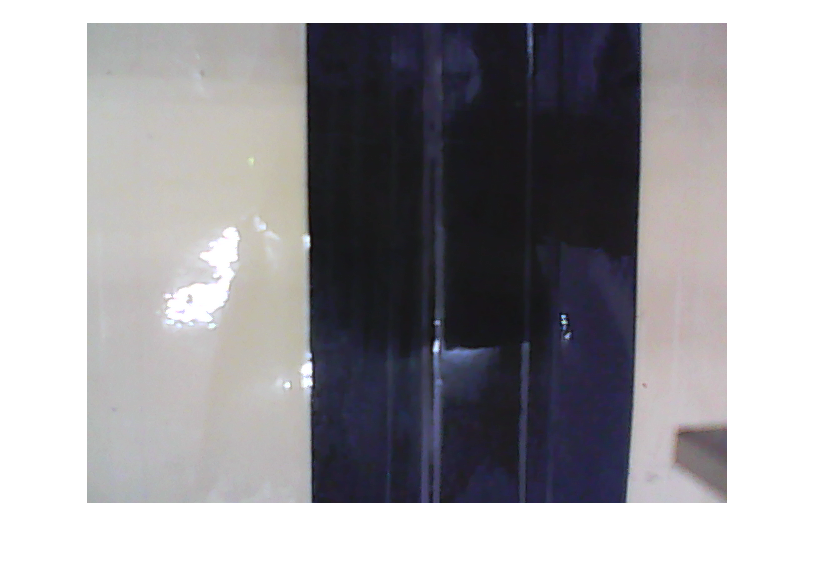
%> input picture LiChu/UNDOE/Matlab/road.png, 816 x 568 px
$ octave --eval "result = TEST;"   (GNU Octave 9; MATLAB toolbox functions it lacks are replaced by stand-ins)
%> lines starting %> are read from the running program, lines starting %| are printed output that depends on the picture; in (x1, y1, x2, y2) boxes, pixels count from 0 and x2, y2 are one past the last pixel; in counts of white or black regions, pixels touching at a corner belong together; the program's own positions count from 1
function [m,deg] = TEST()
I=imread('road.png');
%> I is the input picture: size 568x816x3 uint8; mean R, G, B 158.6, 157.2, 160.8

% 顏色處理
Ir = I(:,:,1);
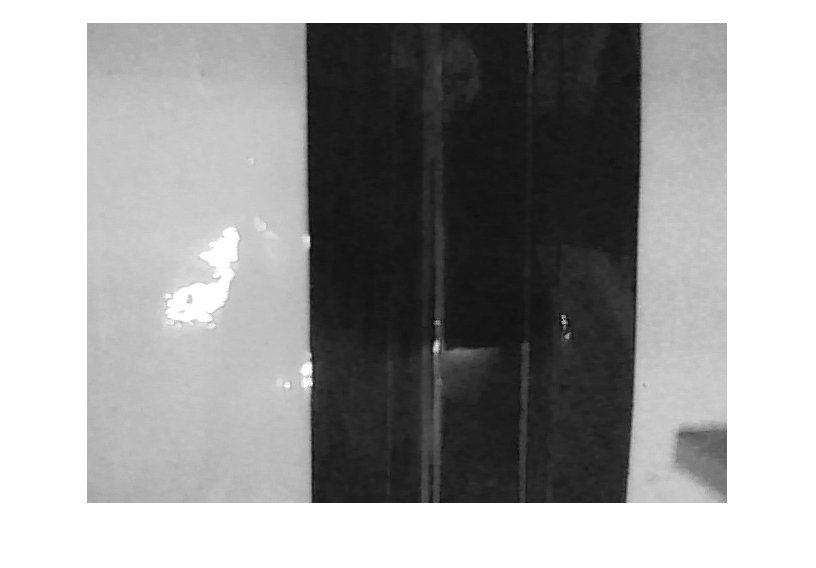
%> Ir: size 568x816 uint8; min 6, max 255, mean 158.6
Ig = I(:,:,2);
Ib = I(:,:,3);
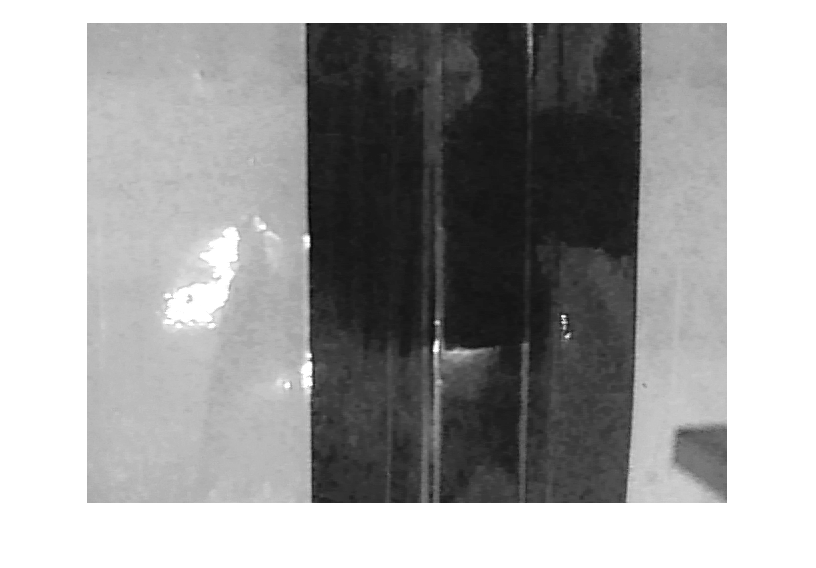
%> Ib: size 568x816 uint8; min 1, max 255, mean 160.8
Cr = 1;
Cg = 0;
Cb = 0;
Inew = Ir*Cr + Ib*Cb + Ig*Cg;

Inew=medfilt2(Inew,[5,5]);

% 影像處理
threshold = graythresh(Inew);
%> threshold = 0.506

    % Otsu's method to get a threshold that minimizes the intra-class variance
    % 大津演算法求閾值
bw = im2bw(Inew,threshold);
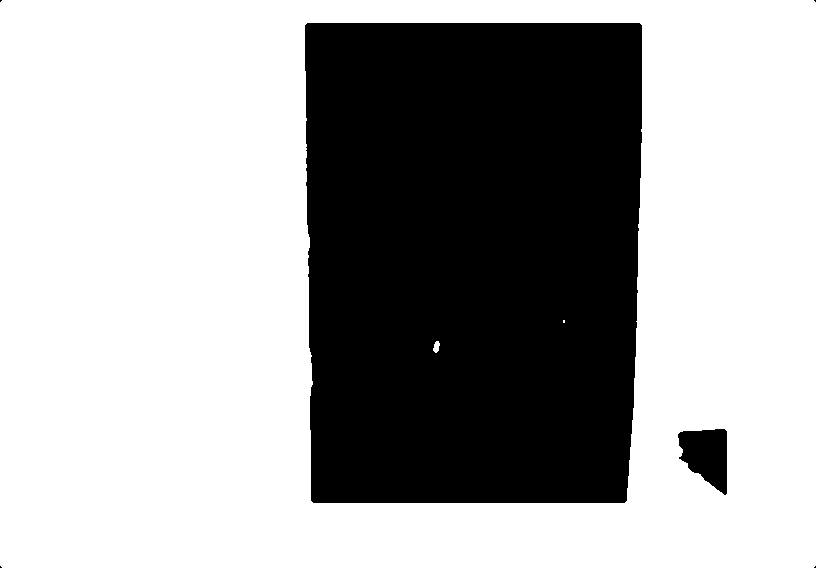
%> bw: size 568x816 logical; 65.5% white; 6 black regions (4 under 20 px), largest, box (x1, y1, x2, y2) and area: (305, 23, 642, 503) 157743, (678, 429, 727, 495) 2248
    % 依據閾值二值化
bw = imfill(~bw,'holes');
%> bw: size 568x816 logical; 34.5% white; 6 white regions (4 under 20 px), largest, box (x1, y1, x2, y2) and area: (305, 23, 642, 503) 157807, (678, 429, 727, 495) 2248
bw = bwareaopen(~bw,5000);
bw = bwareaopen(~bw,5000);
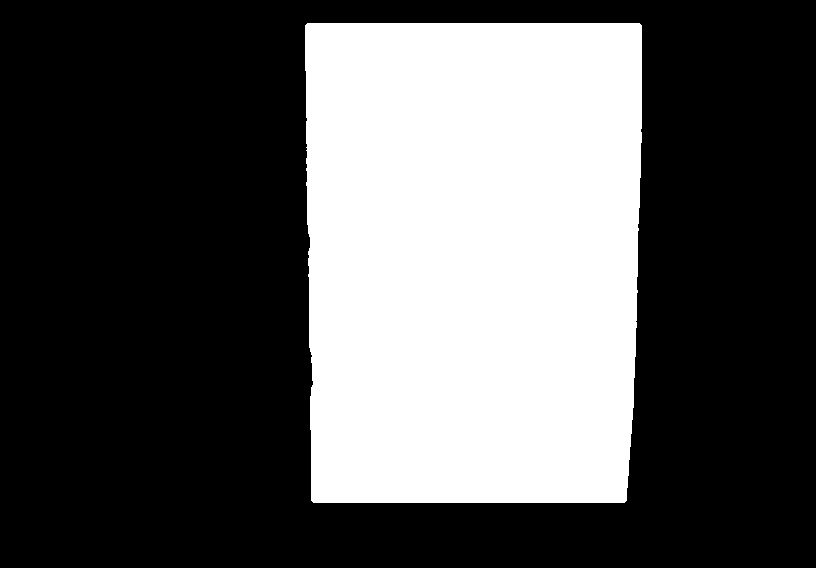
%> bw: size 568x816 logical; 34% white; 1 white region, box (x1, y1, x2, y2) and area: (305, 23, 642, 503) 157807
[B,L] = bwboundaries(bw,'noholes');
%> B = 1 boundary; box (x1, y1, x2, y2) and points: (305, 23, 642, 503) 1602

% Display the label matrix and draw each boundary
imshow(label2rgb(L, @jet, [.5 .5 .5]))
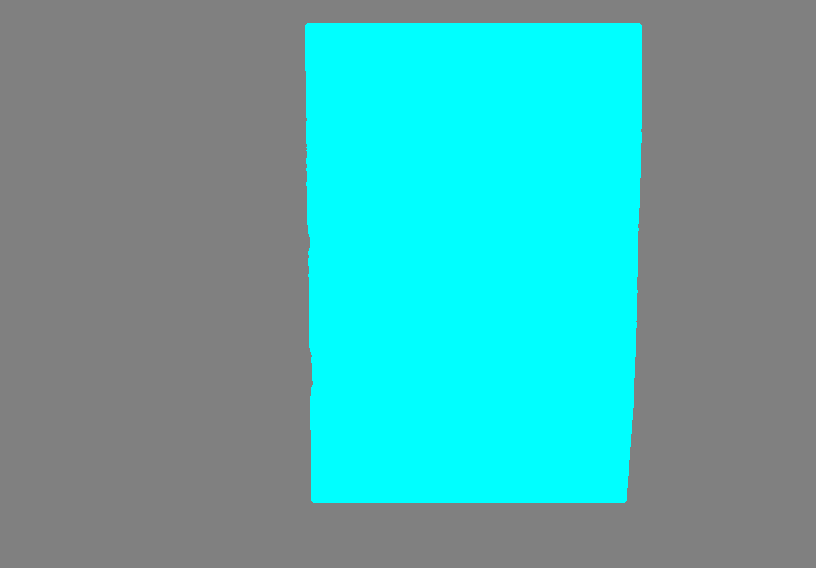
%> displayed picture: size 568x816x3, on the screen's scale of 0 to 255; mean R, G, B 84.4, 171.2, 171.2
hold on
for k = 1:length(B)
  boundary = B{k};
  plot(boundary(:,2), boundary(:,1), 'w', 'LineWidth', 2)
end
%> this loop made 1 pass

stats = regionprops(L,'Area','Centroid');
%> stats = 1 region; Area and Centroid: 157807 [473.3 260.8]
centroids = stats.Centroid;
%> centroids = [473.3 260.8]
plot(centroids(:,1),centroids(:,2), 'b*')

% figure(1);
% hold on
% plot(centroids(:,1),centroids(:,2), 'b*')
boundary = B{1};
%> boundary = 1602 rows, first 12: [26 306; 25 307; 24 308; 24 309; 24 310; 24 311; 24 312; 24 313; 24 314; 24 315; 24 316; 24 317]
tops = find( abs(boundary(:,2) - 642) == 0 );
%> tops = 115 values from 337 to 454
bottoms = find( abs(boundary(:,2) - 503) == 1 );
%> bottoms = [197; 199; 935; 937]

% plot(boundary(I,2), boundary(I,1), 'r*')

[M,I1] = max( boundary(:,2) - centroids(1)  +  boundary(:,1) - centroids(2) );
%> M = 393.9; I1 = 812
[M,I2] = min( boundary(:,2) - centroids(1)  +  boundary(:,1) + centroids(2) );
%> M = 119.5; I2 = 1
[M,I3] = max( boundary(:,2) + centroids(1)  -  boundary(:,1) + centroids(2) );
%> M = 1350.1; I3 = 335
[M,I4] = min( boundary(:,2) + centroids(1)  -  boundary(:,1) + centroids(2) );
%> M = 545.1; I4 = 1125
mid_top = [( boundary(I2,1) + boundary(I3,1) )/2 , ( boundary(I2,2) + boundary(I3,2) )/2];
%> mid_top = [25 473]
mid_bottom = [( boundary(I1,1) + boundary(I4,1) )/2 , ( boundary(I1,2) + boundary(I4,2) )/2];
%> mid_bottom = [502 470.5]

% [6 lines of commented-out code are left out]

m = (mid_top(1)-mid_bottom(1)) / (mid_top(2)-mid_bottom(2));
%> m = -190.8
deg = atan(1/m)* 180/pi;
%> deg = -0.3
x = centroids(1) -240
%> x = 233.3
y = centroids(2) -320
%> y = -59.17
%> `result = TEST;`:
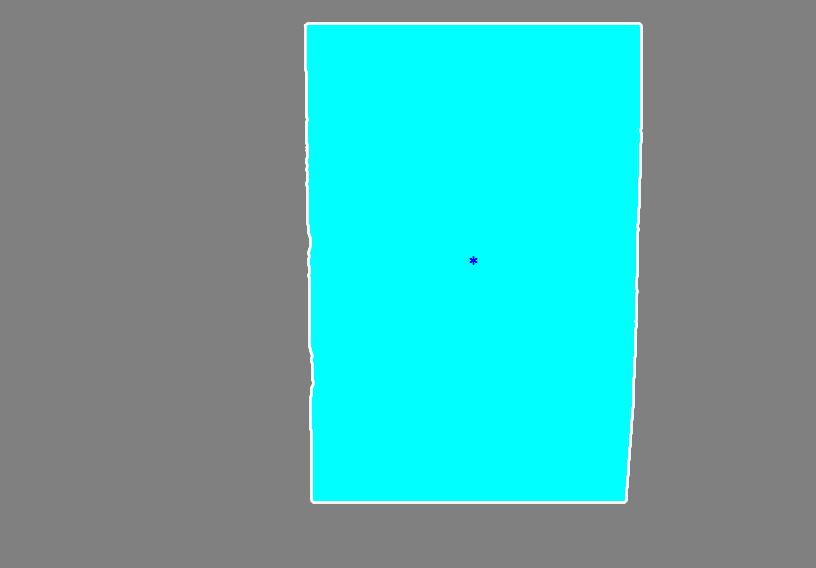
%> figure redrawn from the program's plot data
%> `result = TEST;`: result = -190.8

$ run again, with LiChu/UNDOE/Matlab/Identifying Round Objects/road2.png copied over LiChu/UNDOE/Matlab/road.png
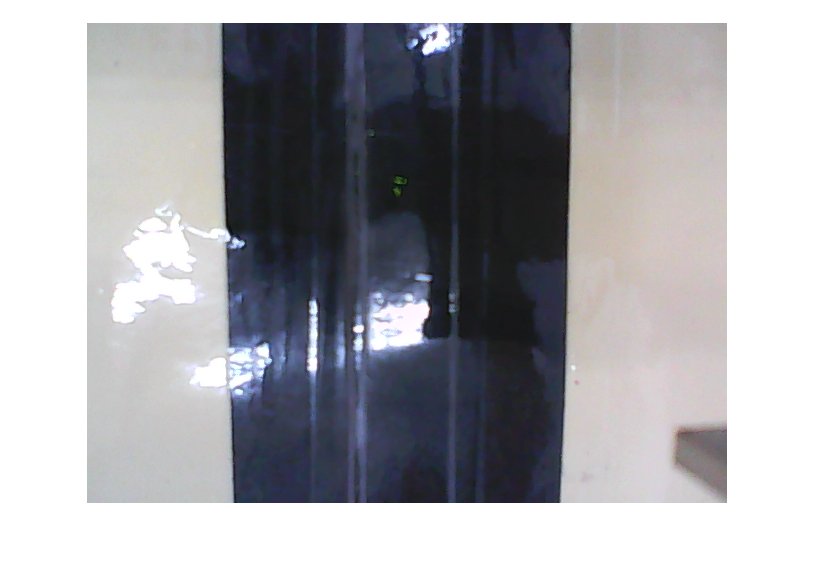
%> input picture LiChu/UNDOE/Matlab/Identifying Round Objects/road2.png, 816 x 568 px
%> in TEST, I is the input picture: size 568x816x3 uint8; mean R, G, B 165.1, 165.3, 169.7
%> threshold = 0.533
%> in TEST, `bw = bwareaopen(~bw,5000);`:
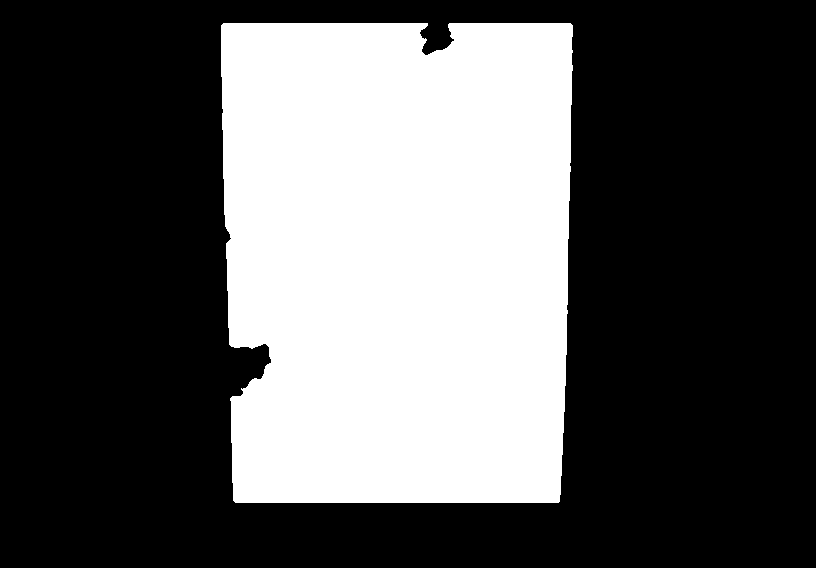
%> bw: size 568x816 logical; 34.9% white; 1 white region, box (x1, y1, x2, y2) and area: (221, 23, 573, 503) 161600
%> B = 1 boundary; box (x1, y1, x2, y2) and points: (221, 23, 573, 503) 1751
%> the loop in TEST, `for k = 1:length(B)` made 1 pass
%> stats = 1 region; Area and Centroid: 161600 [398.9 260.6]
%> centroids = [398.9 260.6]
%> boundary = 1751 rows, first 12: [26 222; 25 223; 24 224; 24 225; 24 226; 24 227; 24 228; 24 229; 24 230; 24 231; 24 232; 24 233]
%> tops = []
%> bottoms = [344; 346; 947; 949]
%> in TEST, `[M,I1] = max( boundary(:,2) - centroids(1)  +  boundary(:,1) - centroi..`: M = 402.5; I1 = 891
%> in TEST, `[M,I2] = min( boundary(:,2) - centroids(1)  +  boundary(:,1) + centroi..`: M = 109.7; I2 = 1
%> in TEST, `[M,I3] = max( boundary(:,2) + centroids(1)  -  boundary(:,1) + centroi..`: M = 1206.5; I3 = 413
%> in TEST, `[M,I4] = min( boundary(:,2) + centroids(1)  -  boundary(:,1) + centroi..`: M = 392.5; I4 = 1215
%> mid_top = [25 396.5]
%> mid_bottom = [502.5 398]
%> m = 318.3
%> deg = 0.18
%> x = 158.9
%> y = -59.39
%> `result = TEST;`:
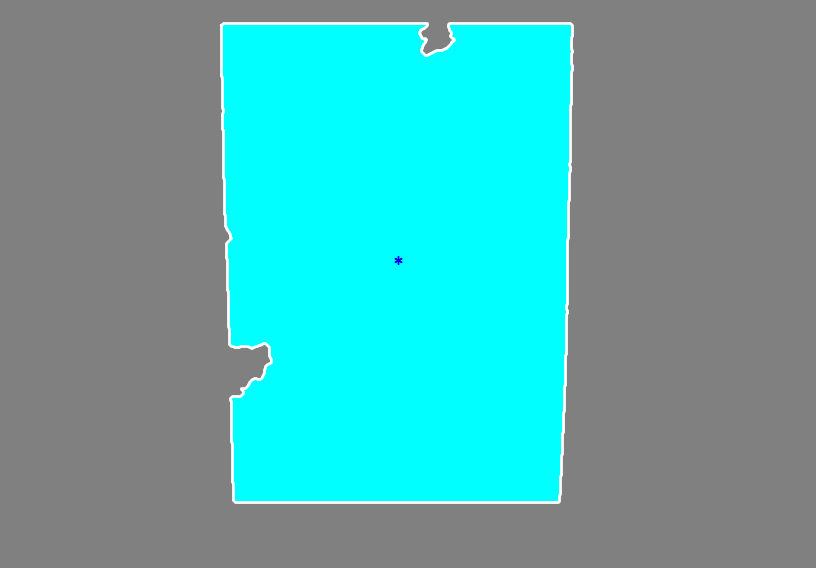
%> figure redrawn from the program's plot data
%> result = 318.3
